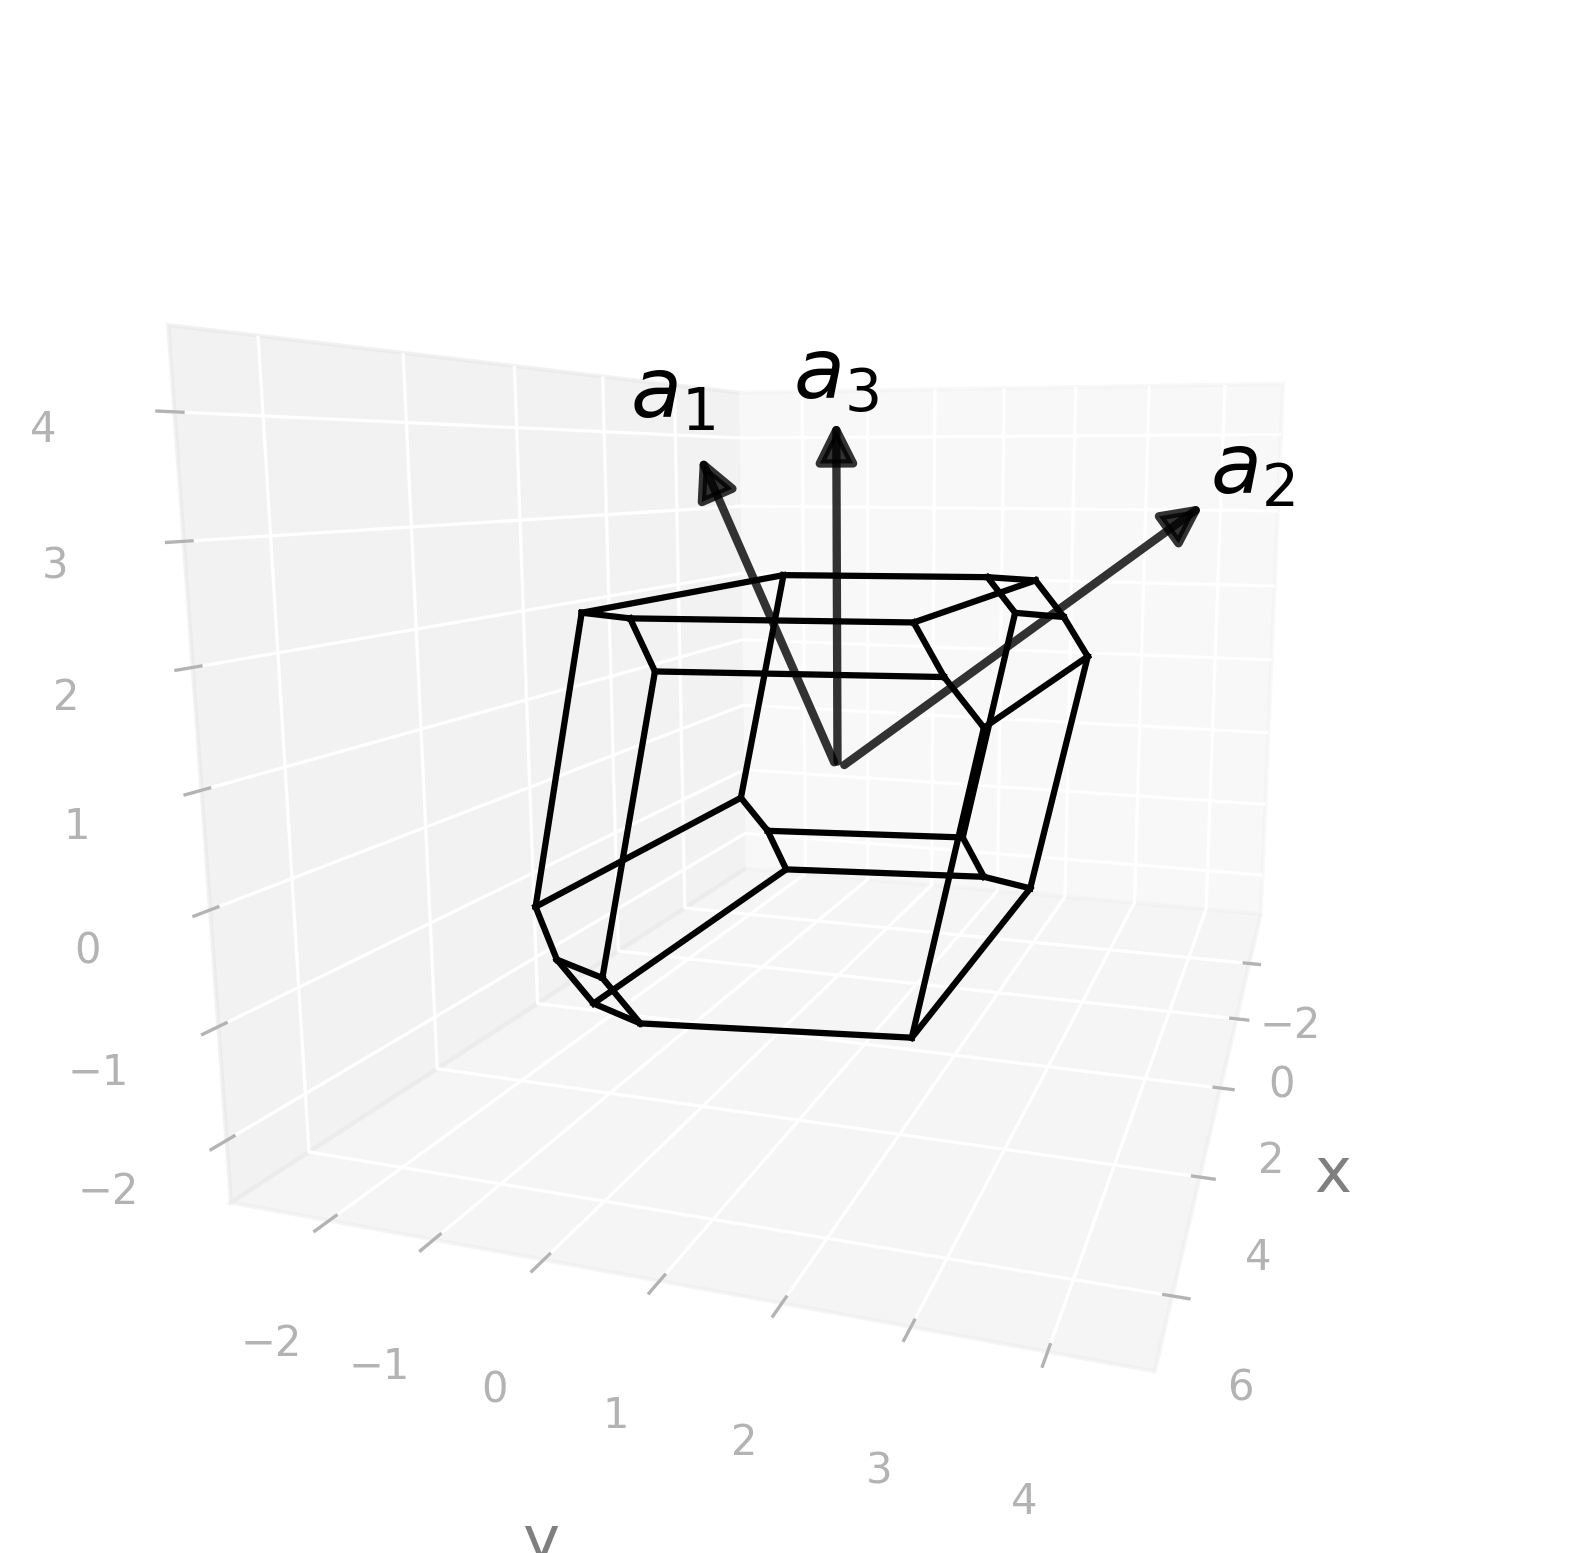

Write Python code to recreate this figure.
import radtools as rad

l = rad.lattice_example(f"TRI1a")
l.plot("wigner-seitz")
# Save an image:
l.savefig(
    "tri1a_wigner-seitz.png",
    elev=9,
    azim=18,
    dpi=300,
   bbox_inches="tight",
)
# Interactive plot:
l.show(elev=9, azim=18)
